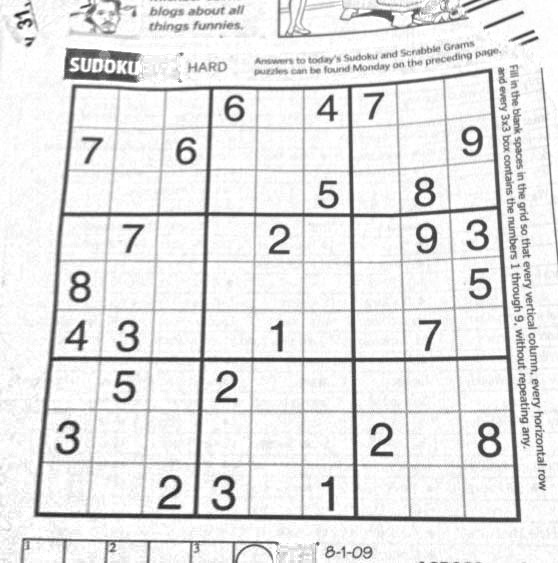
#> input picture StageImages/0.jpg, 558 x 563 px
$ python -i Extractor.py   (imports and definitions only)   (older library calls are emulated)
#> lines starting #> are read from the running program, lines starting #| are printed output that depends on the picture
#> further down, picture is the input picture: shape (563, 558, 3); min 26, max 255, mean 229.4
from utils import save_image

import numpy as np
import cv2

class Extractor:

    # [44 lines left out: functions preprocess_image, detect_outerbox, not called in this run]


    @staticmethod
    def detect_grid(img):
        """
        Finds all the vertical and horizantal lines.
        """
        gradient_x = cv2.Sobel(img, cv2.CV_16S, 1, 0) # Find the all the vertical lines
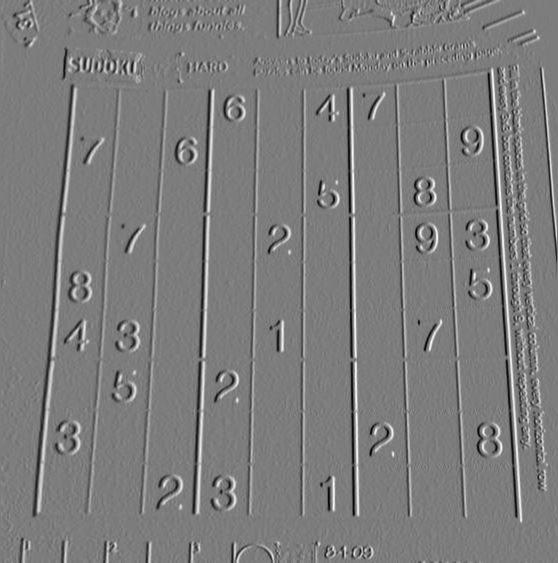
#> gradient_x: shape (563, 558, 3) int16; min -689, max 716, mean 0; drawn with min black and max white
        gradient_x = cv2.convertScaleAbs(gradient_x) # Convert to 8-bit, scale the values between 0-255
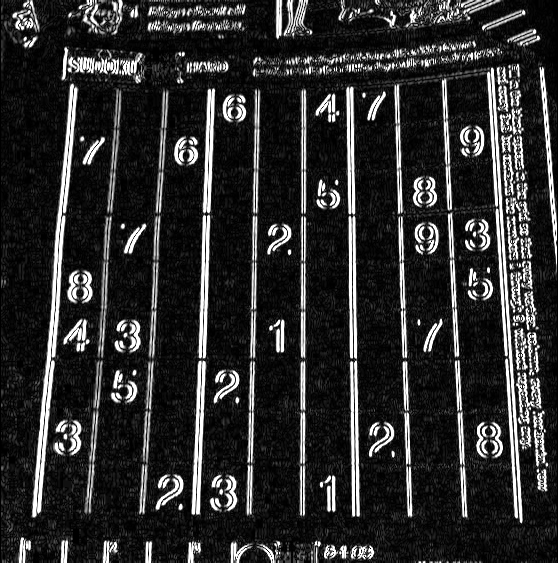
#> gradient_x: shape (563, 558, 3); min 0, max 255, mean 45.1
        blur_x = cv2.blur(gradient_x, (7, 25)) # Add some blur
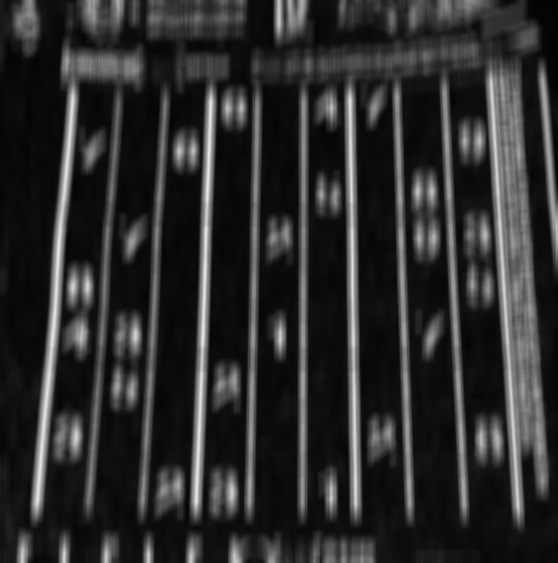
#> blur_x: shape (563, 558, 3); min 0, max 233, mean 45.1
#> (the run stopped early here; a loop or call above may not have finished)

$ run again, on StageImages/10.jpg
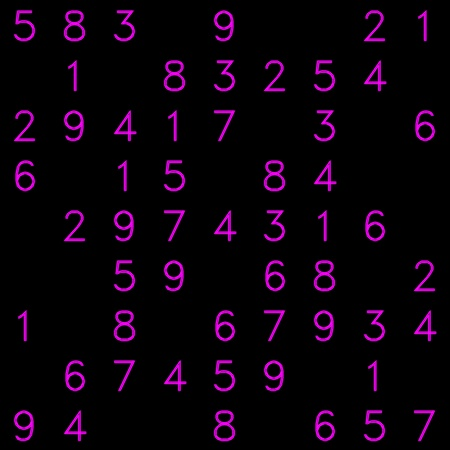
#> input picture StageImages/10.jpg, 450 x 450 px
#> picture is the input picture: shape (450, 450, 3); mean B, G, R 12.4, 1.2, 12.3
#> in detect_grid, `gradient_x = cv2.Sobel(img, cv2.CV_16S, 1, 0)`:
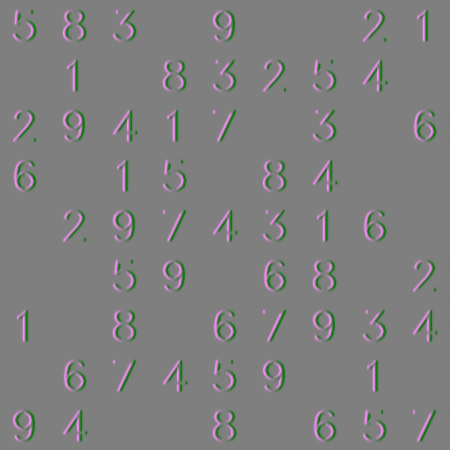
#> gradient_x: shape (450, 450, 3) int16; mean B, G, R 0, 0, 0; drawn with min black and max white
#> in detect_grid, `blur_x = cv2.blur(gradient_x, (7, 25))`:
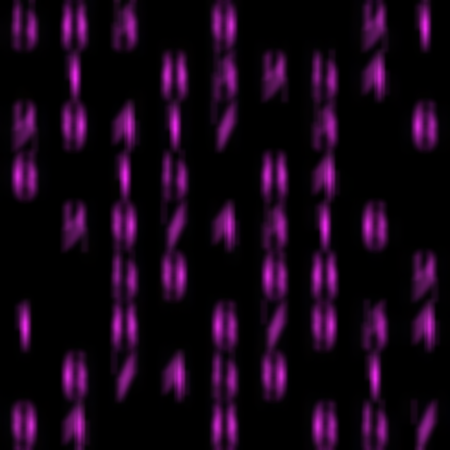
#> blur_x: shape (450, 450, 3); mean B, G, R 23.6, 4.9, 23.3

$ run again, on StageImages/11.jpg
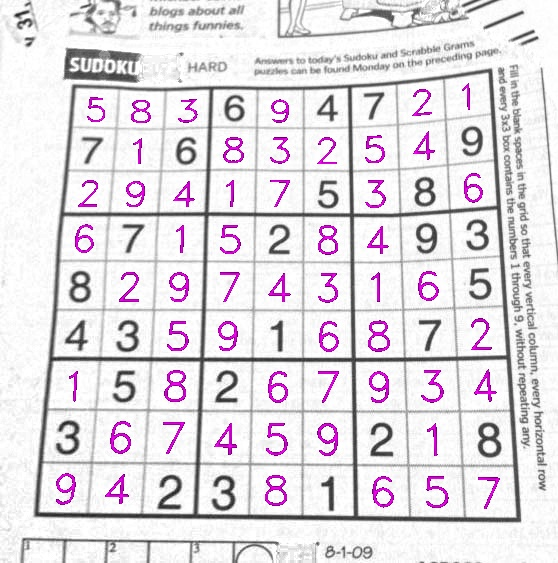
#> input picture StageImages/11.jpg, 558 x 563 px
#> picture is the input picture: shape (563, 558, 3); mean B, G, R 226.5, 220.8, 226.5
#> in detect_grid, `gradient_x = cv2.convertScaleAbs(gradient_x)`:
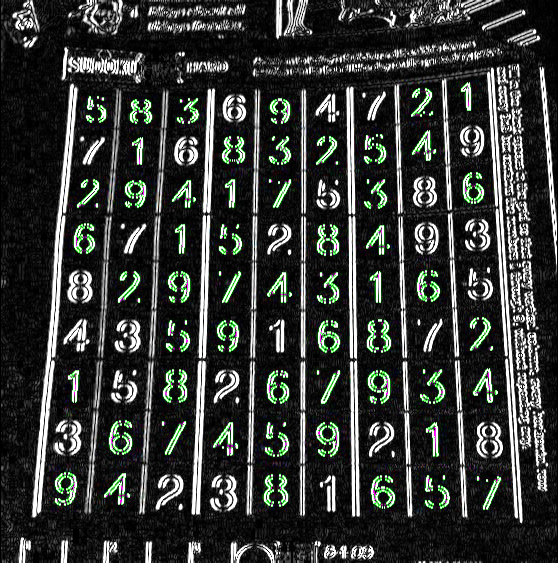
#> gradient_x: shape (563, 558, 3); mean B, G, R 53.8, 56.7, 53.7
#> in detect_grid, `blur_x = cv2.blur(gradient_x, (7, 25))`:
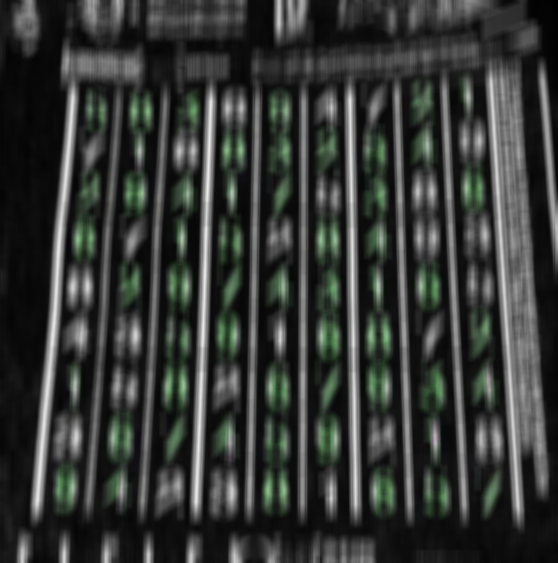
#> blur_x: shape (563, 558, 3); mean B, G, R 53.8, 56.8, 53.7
